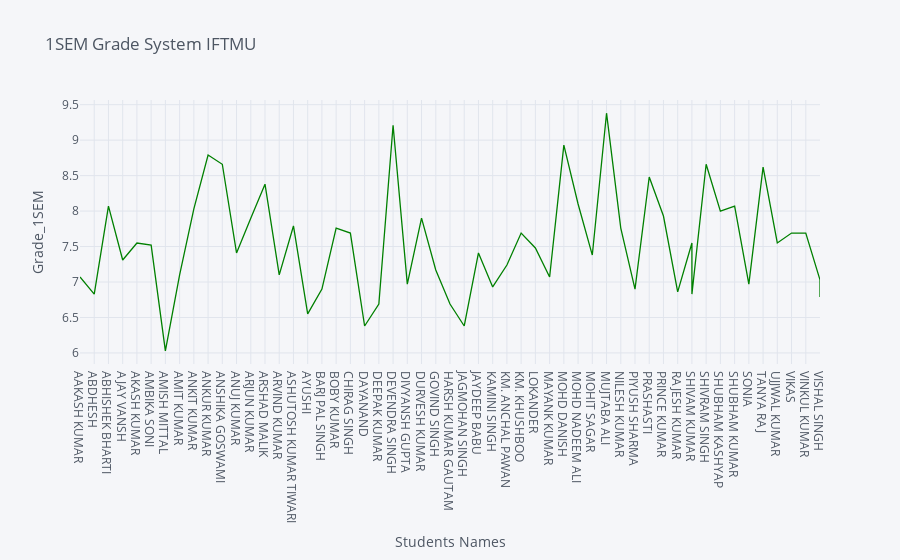

Notebook cell for this chart:
### Code cell
df_marks.iplot(x='Students', y='Grade_1SEM',title="1SEM Grade System IFTMU",xTitle="Students Names",yTitle='Grade_1SEM',colors='green')

### Figure 1 — Plotly figure (JSON) as saved in the notebook; plotly's stock layout.template omitted (floating-point values rounded to 4 significant figures)
{"data": [{"line": {"color": "rgba(0, 128, 0, 1.0)", "dash": "solid", "shape": "linear", "width": 1.3}, "mode": "lines", "name": "Grade_1SEM", "text": "", "type": "scatter", "x": ["AAKASH KUMAR", "ABDHESH", "ABHISHEK BHARTI", "AJAY VANSH", "AKASH KUMAR", "AMBIKA SONI", "AMISH MITTAL", "AMIT KUMAR", "ANKIT KUMAR", "ANKUR KUMAR", "ANSHIKA GOSWAMI", "ANUJ KUMAR", "ARJUN KUMAR", "ARSHAD MALIK", "ARVIND KUMAR", "ASHUTOSH KUMAR TIWARI", "AYUSHI", "BARJ PAL SINGH", "BOBY KUMAR", "CHIRAG SINGH", "DAYANAND", "DEEPAK KUMAR", "DEVENDRA SINGH", "DIVYANSH GUPTA", "DURVESH KUMAR", "GOVIND SINGH", "HARSH KUMAR GAUTAM", "JAGMOHAN SINGH", "JAYDEEP BABU", "KAMINI SINGH", "KM. ANCHAL PAWAN", "KM. KHUSHBOO", "LOKANDER", "MAYANK KUMAR", "MOHD DANISH", "MOHD NADEEM ALI", "MOHIT SAGAR", "MUJTABA ALI", "NILESH KUMAR", "PIYUSH SHARMA", "PRASHASTI", "PRINCE KUMAR", "RAJESH KUMAR", "SHIVAM KUMAR", "SHIVAM KUMAR", "SHIVRAM SINGH", "SHUBHAM KASHYAP", "SHUBHAM KUMAR", "SONIA", "TANYA RAJ", "UJJWAL KUMAR", "VIKAS", "VINKUL KUMAR", "VISHAL SINGH", "VISHAL SINGH"], "y": [7.07, 6.83, 8.07, 7.31, 7.55, 7.52, 6.03, 7.1, 8.03, 8.79, 8.66, 7.41, 7.9, 8.38, 7.1, 7.79, 6.55, 6.9, 7.76, 7.69, 6.38, 6.69, 9.21, 6.97, 7.9, 7.17, 6.69, 6.38, 7.41, 6.93, 7.24, 7.69, 7.48, 7.07, 8.93, 8.1, 7.38, 9.38, 7.76, 6.9, 8.48, 7.93, 6.86, 7.55, 6.83, 8.66, 8, 8.07, 6.97, 8.62, 7.55, 7.69, 7.69, 7.03, 6.79]}], "layout": {"legend": {"bgcolor": "#F5F6F9", "font": {"color": "#4D5663"}}, "paper_bgcolor": "#F5F6F9", "plot_bgcolor": "#F5F6F9", "title": {"font": {"color": "#4D5663"}, "text": "1SEM Grade System IFTMU"}, "xaxis": {"gridcolor": "#E1E5ED", "showgrid": true, "tickfont": {"color": "#4D5663"}, "title": {"font": {"color": "#4D5663"}, "text": "Students Names"}, "zerolinecolor": "#E1E5ED"}, "yaxis": {"gridcolor": "#E1E5ED", "showgrid": true, "tickfont": {"color": "#4D5663"}, "title": {"font": {"color": "#4D5663"}, "text": "Grade_1SEM"}, "zerolinecolor": "#E1E5ED"}}}
